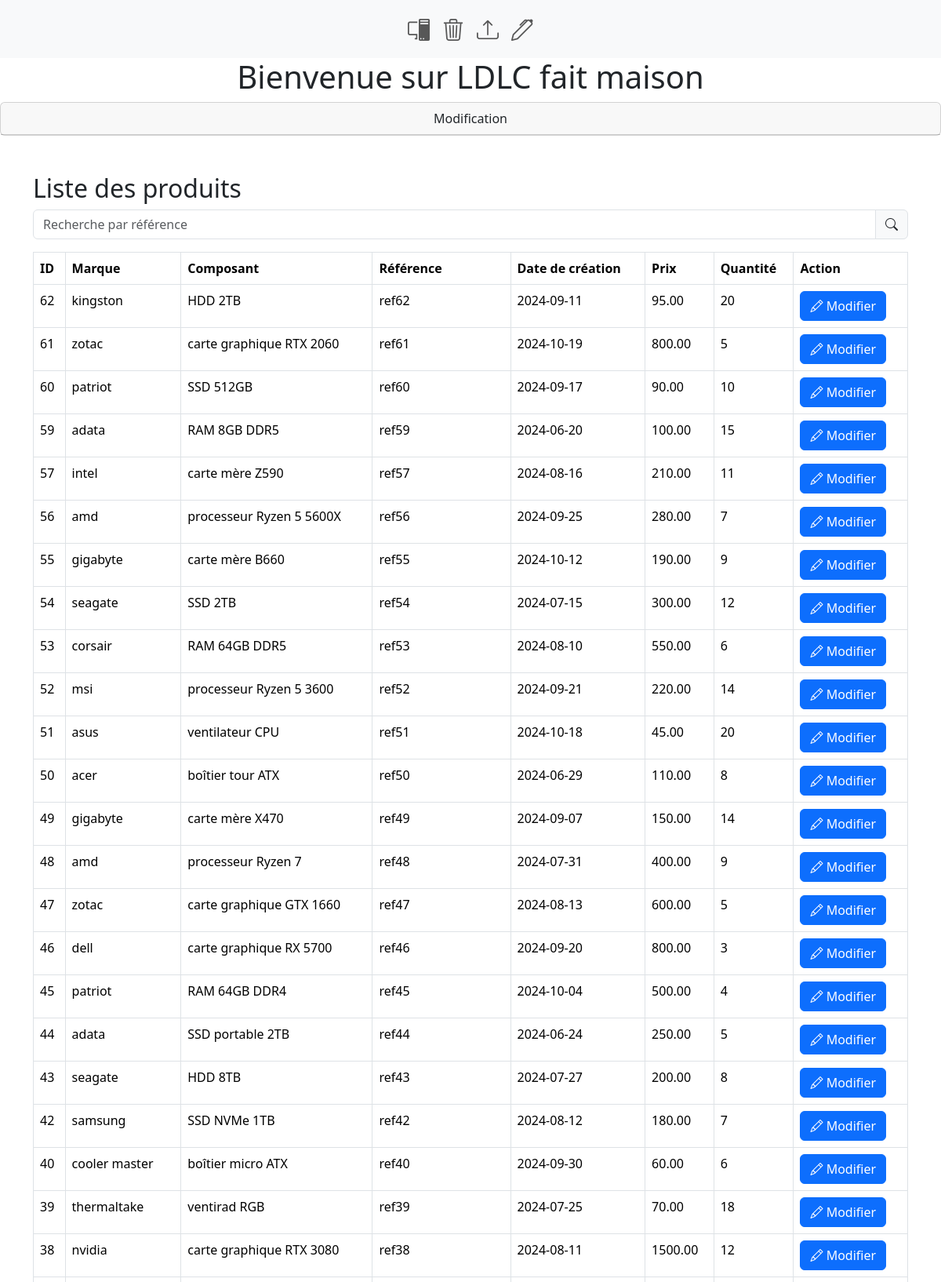
The page /modification.php (upper part) on the database its author committed.
### tables this page shows
CREATE TABLE IF NOT EXISTS `produits` (
  `id` int NOT NULL AUTO_INCREMENT,
  `marque` varchar(255) NOT NULL,
  `composant` varchar(255) NOT NULL,
  `date_creation` date NOT NULL,
  `prix` decimal(10,2) NOT NULL,
  `REF` varchar(255) NOT NULL,
  `QT` varchar(255) NOT NULL,
  PRIMARY KEY (`id`)
);

### modification.php (the view, shortened to what this page needs)
<?php
include 'config.php';
$produits = $pdo->query("SELECT * FROM produits ORDER BY id DESC")->fetchAll(PDO::FETCH_ASSOC);
?>
<!doctype html>
<html lang="fr">
<head>
    <link href="https://cdn.jsdelivr.net/npm/bootstrap@5.3.2/dist/css/bootstrap.min.css" rel="stylesheet" />
    <link rel="stylesheet" href="https://cdn.jsdelivr.net/npm/bootstrap-icons@1.11.3/font/bootstrap-icons.min.css">
</head>
<body>
<nav class="navbar navbar-expand-lg navbar-light bg-body-tertiary">
    <div class="container-fluid justify-content-center">
        <ul class="navbar-nav d-flex flex-row">
            <li class="nav-item me-3 me-lg-0">
                <a class="nav-link" href="accuil.php">
                <i class="bi bi-pc-display fs-3"></i>
                </a>
            </li>
            <li class="nav-item me-3 me-lg-0">
                <a class="nav-link" href="suppression.php">
                <i class="bi bi-trash3 fs-3"></i>
                </a>
            </li>
            <li class="nav-item me-3 me-lg-0">
                <a class="nav-link" href="ajouter_produit.php">
                <i class="bi bi-upload fs-3"></i>
                </a>
            </li>
            <li class="nav-item me-3 me-lg-0">
                <a class="nav-link" href="modification.php">
                <i class="bi bi-pen fs-3"></i>
                </a>
            </li>
        </ul>
    </div>
</nav>
<header>
    <h1 class="titre1">Bienvenue sur LDLC fait maison</h1>
</header>
<div class="card text-center">
      <div class="card-header">Modification</div>
    </div>
<div class="container mt-5">
    <h2>Liste des produits</h2>
    <div class="input-group mb-3">
        <input type="text" class="form-control" id="search" placeholder="Recherche par référence" aria-label="Search" aria-describedby="search-addon" />
        <span class="input-group-text">
            <i class="bi bi-search"></i>
        </span>
    </div>
    <table class="table table-bordered">
        <thead>
            <tr>
                <th>ID</th>
                <th>Marque</th>
                <th>Composant</th>
                <th>Référence</th>
                <th>Date de création</th>
                <th>Prix</th>
                <th>Quantité</th>
                <th>Action</th>
            </tr>
        </thead>
        <tbody id="produitTable">
            <?php foreach ($produits as $produit): ?>
            <tr>
                <td><?= htmlspecialchars($produit['id']); ?></td>
                <td><?= htmlspecialchars($produit['marque']); ?></td>
                <td><?= htmlspecialchars($produit['composant']); ?></td>
                <td><?= htmlspecialchars($produit['REF']); ?></td>
                <td><?= htmlspecialchars($produit['date_creation']); ?></td>
                <td><?= htmlspecialchars($produit['prix']); ?></td>
                <td><?= htmlspecialchars($produit['QT']); ?></td>
                <td>
                    <button class="btn btn-primary" data-bs-toggle="modal" data-bs-target="#editModal" data-id="<?= $produit['id']; ?>" data-marque="<?= $produit['marque']; ?>" data-composant="<?= $produit['composant']; ?>" data-ref="<?= $produit['REF']; ?>" data-date_creation="<?= $produit['date_creation']; ?>" data-prix="<?= $produit['prix']; ?>" data-qt="<?= $produit['QT']; ?>">
                        <i class="bi bi-pencil"></i> Modifier
                    </button>
                </td>
            </tr>
            <?php endforeach; ?>
        </tbody>
    </table>
</div>
</body>
</html>

### modification.php (style rules this page uses)
.titre1 { text-align: center; }

### rows shown on the page
produits: id "62", marque "kingston", composant "HDD 2TB", REF "ref62", date_creation "2024-09-11", prix "95.00", QT "20"
produits: id "61", marque "zotac", composant "carte graphique RTX 2060", REF "ref61", date_creation "2024-10-19", prix "800.00", QT "5"
produits: id "60", marque "patriot", composant "SSD 512GB", REF "ref60", date_creation "2024-09-17", prix "90.00", QT "10"
produits: id "59", marque "adata", composant "RAM 8GB DDR5", REF "ref59", date_creation "2024-06-20", prix "100.00", QT "15"
produits: id "57", marque "intel", composant "carte mère Z590", REF "ref57", date_creation "2024-08-16", prix "210.00", QT "11"
produits: id "56", marque "amd", composant "processeur Ryzen 5 5600X", REF "ref56", date_creation "2024-09-25", prix "280.00", QT "7"
produits: id "55", marque "gigabyte", composant "carte mère B660", REF "ref55", date_creation "2024-10-12", prix "190.00", QT "9"
produits: id "54", marque "seagate", composant "SSD 2TB", REF "ref54", date_creation "2024-07-15", prix "300.00", QT "12"
produits: id "53", marque "corsair", composant "RAM 64GB DDR5", REF "ref53", date_creation "2024-08-10", prix "550.00", QT "6"
produits: id "52", marque "msi", composant "processeur Ryzen 5 3600", REF "ref52", date_creation "2024-09-21", prix "220.00", QT "14"
produits: id "51", marque "asus", composant "ventilateur CPU", REF "ref51", date_creation "2024-10-18", prix "45.00", QT "20"
produits: id "50", marque "acer", composant "boîtier tour ATX", REF "ref50", date_creation "2024-06-29", prix "110.00", QT "8"
produits: id "49", marque "gigabyte", composant "carte mère X470", REF "ref49", date_creation "2024-09-07", prix "150.00", QT "14"
produits: id "48", marque "amd", composant "processeur Ryzen 7", REF "ref48", date_creation "2024-07-31", prix "400.00", QT "9"
produits: id "47", marque "zotac", composant "carte graphique GTX 1660", REF "ref47", date_creation "2024-08-13", prix "600.00", QT "5"
produits: id "46", marque "dell", composant "carte graphique RX 5700", REF "ref46", date_creation "2024-09-20", prix "800.00", QT "3"
produits: id "45", marque "patriot", composant "RAM 64GB DDR4", REF "ref45", date_creation "2024-10-04", prix "500.00", QT "4"
produits: id "44", marque "adata", composant "SSD portable 2TB", REF "ref44", date_creation "2024-06-24", prix "250.00", QT "5"
produits: id "43", marque "seagate", composant "HDD 8TB", REF "ref43", date_creation "2024-07-27", prix "200.00", QT "8"
produits: id "42", marque "samsung", composant "SSD NVMe 1TB", REF "ref42", date_creation "2024-08-12", prix "180.00", QT "7"
produits: id "40", marque "cooler master", composant "boîtier micro ATX", REF "ref40", date_creation "2024-09-30", prix "60.00", QT "6"
produits: id "39", marque "thermaltake", composant "ventirad RGB", REF "ref39", date_creation "2024-07-25", prix "70.00", QT "18"
produits: id "38", marque "nvidia", composant "carte graphique RTX 3080", REF "ref38", date_creation "2024-08-11", prix "1500.00", QT "12"
